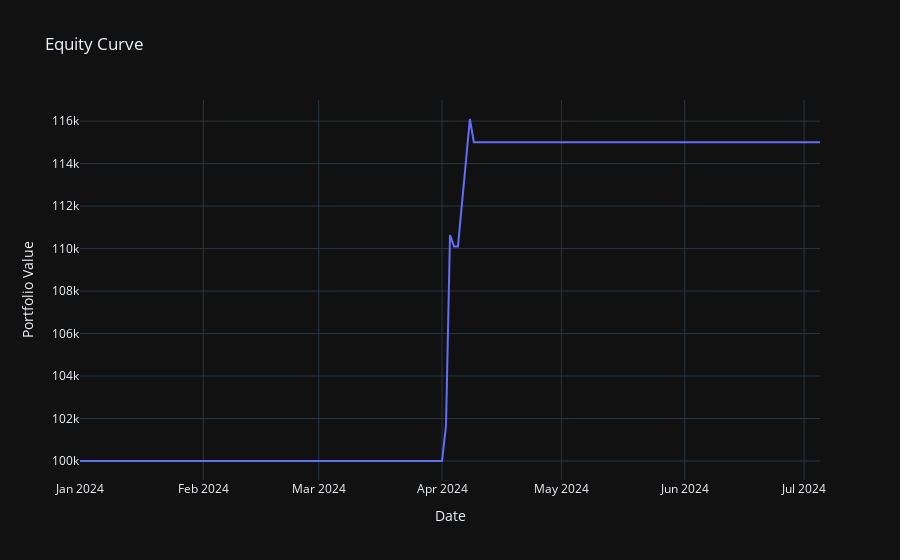

The notebook cell this image was saved under:
### Code cell
# Step 1: Download data
data = download_data('COCHINSHIP.NS', '2024-01-01', '2024-07-07')

# Step 2: Apply a strategy and suppress output
with suppress_output():
    data = breakout_strategy(data)

# Step 3: Backtest and suppress output
with suppress_output():
    initial_capital = 100000.0
    portfolio = backtest(data, initial_capital)

# Step 4: Generate report
report()
